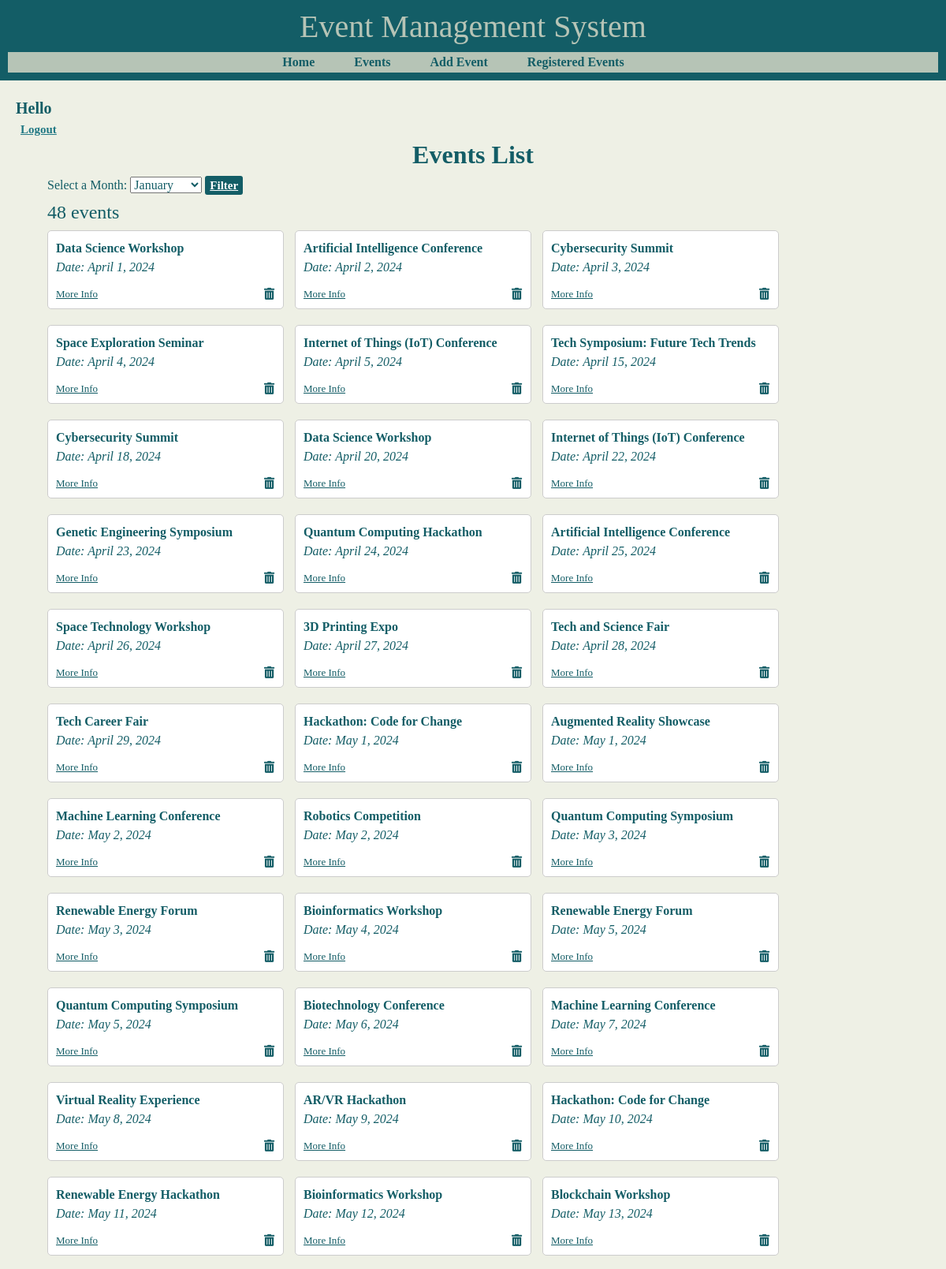
The app's page /eventsList (signed in, upper part) with its own data.
### eventsapp/models.py (models this page shows)
class Events(models.Model):
    title = models.CharField(max_length=100)
    date = models.DateField()
    description = models.TextField()
    location = models.CharField(max_length=100)
    registered_users = models.ManyToManyField(User, related_name='registered_events')

### eventsapp/views.py (the view)
# urls.py: path('eventsList',views.listEvents,name='listEvents'),
def listEvents(request):
    month_names = {1: 'January',2: 'February',3: 'March',4: 'April',5: 'May',
                   6: 'June',7: 'July',8: 'August',9: 'September',10: 'October',
                   11: 'November',12: 'December'}
    hardcoded_events = [
    {'title': 'Event 1', 'date': '2024-03-15', 'description': 'Tech workshop', 'location':'Computer College','agenda':'media\Event 1 Agenda.pdf'},
    {'title': 'Event 2', 'date': '2024-04-15', 'description': 'Programming Competition','location':'Computer College','agenda':'media\Event 2 Agenda.pdf'},
    ]
    selected_month = request.GET.get('month')
    month_name = month_names.get(int(selected_month)) if selected_month else None
    if selected_month:
        events = Events.objects.filter(date__month=selected_month).order_by('date')
        num_events = events.count()
        context = {'events': events, 'month':month_name, 'hardcoded_events': hardcoded_events, 'num_events':num_events}
    else:
        events = Events.objects.all().order_by('date')
        num_events = events.count()
        context = {'events': events, 'hardcoded_events': hardcoded_events, 'num_events':num_events}
    return render(request, 'EventsList.html', context)

### templates/EventsList.html (shortened to what this page needs)
{% extends 'base.html' %}
{% block content %}
{% load static %}
<link rel="stylesheet" href="{% static 'eventsapp/css/eventslist.css' %}">
<h2>Events List</h2>
<form method="get" action="">
    <label for="month" class="month">Select a Month:</label>
    <select name="month" id="month" style="color:#135D66;;">
        <option value="1">January</option>
    </select>
    <button type="submit" class="filter-btn">Filter</button>
</form>
<ul>
    {% if events %}
    <h4>{{num_events}} events</h4>
    {% for event in events %}
        <div class="event-card">
            <strong>{{ event.title }}</strong><br>
            <em>Date: {{ event.date }}</em><br>
            <form id="delete-form-{{ event.id }}" method="post" action="{% url 'delete_event' event.id %}">
                <button type="button" class="delete-btn" onclick="confirmDelete('{{ event.id }}')">
                    <i class="fas fa-trash-alt"></i>
                </button>
            </form>
            <button type="button" class="btn btn-primary" data-toggle="modal" data-target="#event-details-{{ event.id }}">
                More Info
              </button>
        </div>
    {% endfor %}
    {% else %}
    <h3>No Events Found in {{month}}</h3>
    {% endif %}
</ul>
{% endblock %}

### eventsapp/static/eventsapp/css/base.css (style rules this page uses)
body { background-color: #f0f0f0; margin: 0; padding: 0; font-family: Georgia, serif; }
button { text-decoration: underline; color: #217884; font-weight: bold; background:none; border: none; text-align: left; font-size: 15px; }

### eventsapp/static/eventsapp/css/eventslist.css (style rules this page uses)
.event-card { position: relative; border: 1px solid #ccc; border-radius: 5px; padding: 10px; margin-right: 10px; margin-bottom: 20px; width: 300px; height: 100px; display: inline-block; vertical-align: top; box-sizing: border-box; overflow: hidden; text-overflow: ellipsis; white-space: nowrap; background-color: white; color: #135D66; }
.delete-btn { position: absolute; bottom: 5px; right: 5px; background: none; border: none; outline: none; cursor: pointer; color:#135D66; }
.btn-primary { cursor: pointer; color: #135D66; background:none; border:none; padding: 5px 10px; font-size: 13px; text-decoration: underline; margin-left: -10px; margin-top: 7px; }
h2 { color:#135D66; font-weight: bold; text-align: center; }
h4 { color:#135D66; text-align: left; }
.filter-btn { background-color:#135D66 ; color:white; border-color:#135D66 ; border-radius: 3px; }
.month { color:#135D66; margin-left: 40px; }

### records on screen
Events: title "Data Science Workshop", date "April 1, 2024"
Events: title "Artificial Intelligence Conference", date "April 2, 2024"
Events: title "Cybersecurity Summit", date "April 3, 2024"
Events: title "Space Exploration Seminar", date "April 4, 2024"
Events: title "Internet of Things (IoT) Conference", date "April 5, 2024"
Events: title "Tech Symposium: Future Tech Trends", date "April 15, 2024"
Events: title "Cybersecurity Summit", date "April 18, 2024"
Events: title "Data Science Workshop", date "April 20, 2024"
Events: title "Internet of Things (IoT) Conference", date "April 22, 2024"
Events: title "Genetic Engineering Symposium", date "April 23, 2024"
Events: title "Quantum Computing Hackathon", date "April 24, 2024"
Events: title "Artificial Intelligence Conference", date "April 25, 2024"
Events: title "Space Technology Workshop", date "April 26, 2024"
Events: title "3D Printing Expo", date "April 27, 2024"
Events: title "Tech and Science Fair", date "April 28, 2024"
Events: title "Tech Career Fair", date "April 29, 2024"
Events: title "Hackathon: Code for Change", date "May 1, 2024"
Events: title "Augmented Reality Showcase", date "May 1, 2024"
Events: title "Machine Learning Conference", date "May 2, 2024"
Events: title "Robotics Competition", date "May 2, 2024"
Events: title "Quantum Computing Symposium", date "May 3, 2024"
Events: title "Renewable Energy Forum", date "May 3, 2024"
Events: title "Bioinformatics Workshop", date "May 4, 2024"
Events: title "Renewable Energy Forum", date "May 5, 2024"
Events: title "Quantum Computing Symposium", date "May 5, 2024"
Events: title "Biotechnology Conference", date "May 6, 2024"
Events: title "Machine Learning Conference", date "May 7, 2024"
Events: title "Virtual Reality Experience", date "May 8, 2024"
Events: title "AR/VR Hackathon", date "May 9, 2024"
Events: title "Hackathon: Code for Change", date "May 10, 2024"
Events: title "Renewable Energy Hackathon", date "May 11, 2024"
Events: title "Bioinformatics Workshop", date "May 12, 2024"
Events: title "Blockchain Workshop", date "May 13, 2024"

### other values on screen
{{ num_events }} "48"
